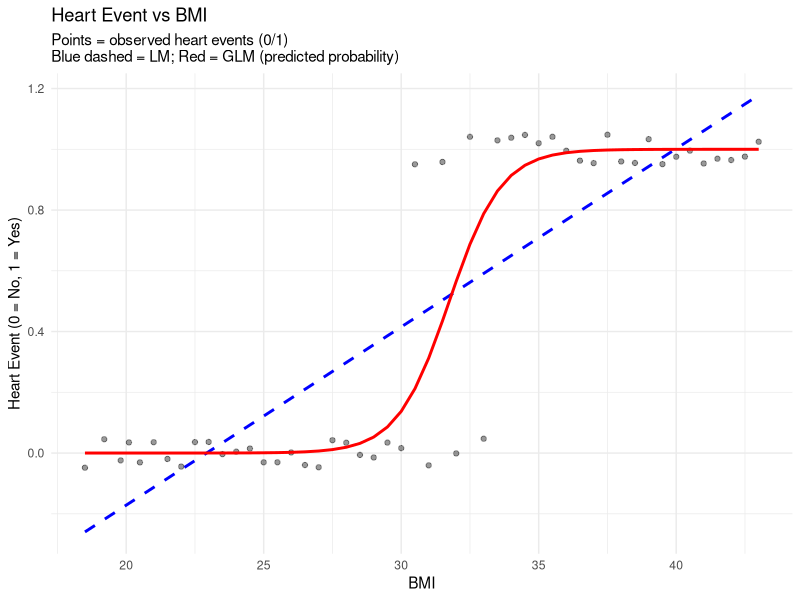

Generate this figure with R:
library(ggplot2)

# Artificial dataset: BMI vs Heart Event (0/1)
df <- data.frame(
  BMI = c(
    18.5, 19.2, 19.8, 20.1, 20.5,
    21.0, 21.5, 22.0, 22.5, 23.0,
    23.5, 24.0, 24.5, 25.0, 25.5,
    26.0, 26.5, 27.0, 27.5, 28.0,
    28.5, 29.0, 29.5, 30.0, 30.5,
    31.0, 31.5, 32.0, 32.5, 33.0,
    33.5, 34.0, 34.5, 35.0, 35.5,
    36.0, 36.5, 37.0, 37.5, 38.0,
    38.5, 39.0, 39.5, 40.0, 40.5,
    41.0, 41.5, 42.0, 42.5, 43.0
  ),
  Event = c(
    0,0,0,0,0,
    0,0,0,0,0,
    0,0,0,0,0,
    0,0,0,0,0,
    0,0,0,0,1,
    0,1,0,1,0,
    1,1,1,1,1,
    1,1,1,1,1,
    1,1,1,1,1,
    1,1,1,1,1
  )
)

# Fit linear regression (bad for binary) and logistic regression (correct)
lm_fit  <- lm(Event ~ BMI, data = df)
glm_fit <- glm(Event ~ BMI, data = df, family = binomial(link = "logit"))
# family binomial - binary events / logistic as the link function 

df$lm_pred  <- predict(lm_fit, type = "response")
df$glm_pred <- predict(glm_fit, type = "response")

# Plot
ggplot(df, aes(BMI, Event)) +
  geom_jitter(height = 0.05, width = 0, alpha = 0.4) +
  geom_line(aes(y = lm_pred), color = "blue", size = 1, linetype = "dashed") +
  geom_line(aes(y = glm_pred), color = "red", size = 1) +
  labs(title = "Heart Event vs BMI",
       subtitle = "Points = observed heart events (0/1)\nBlue dashed = LM; Red = GLM (predicted probability)",
       y = "Heart Event (0 = No, 1 = Yes)", 
       x = "BMI") +
  theme_minimal()


# probabilities vs actual events
sum(abs(df$lm_pred  - df$Event))
sum(abs(df$glm_pred - df$Event))

